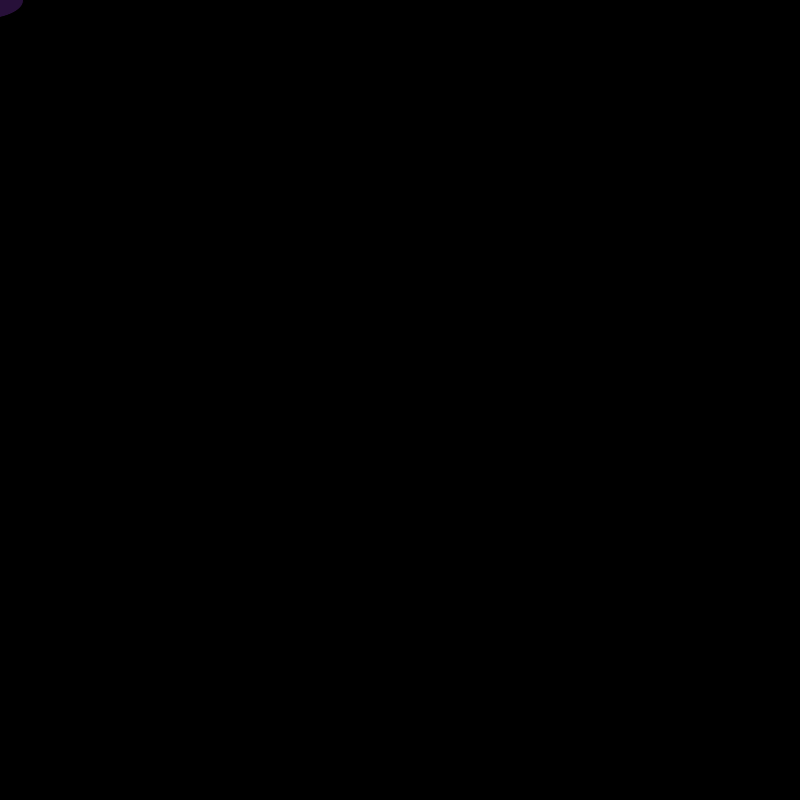
Frame 1 (no input)
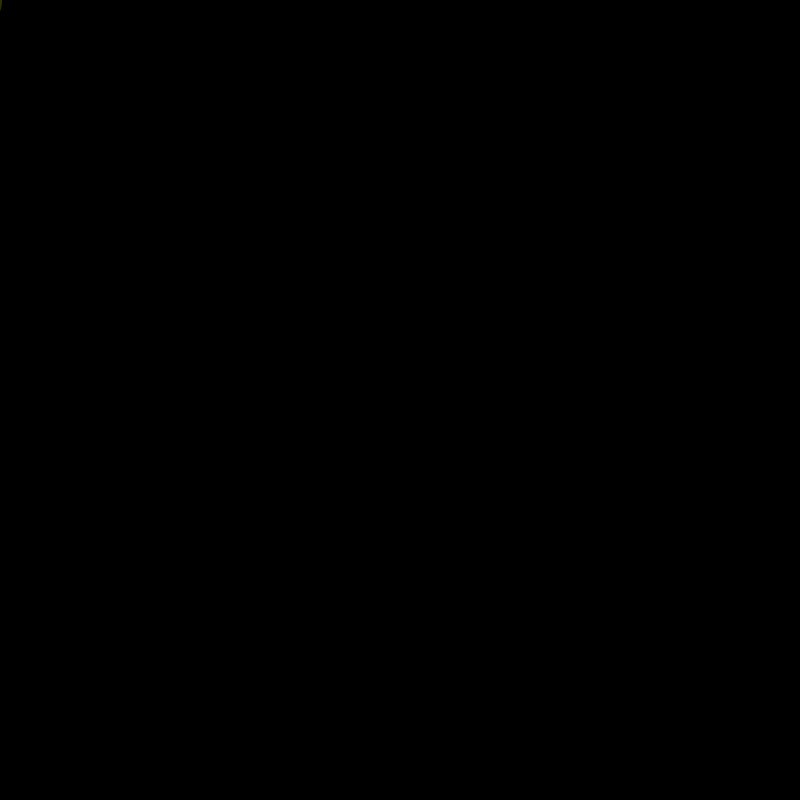
Frame 60 (the mouse pressed at the canvas centre just before this capture)
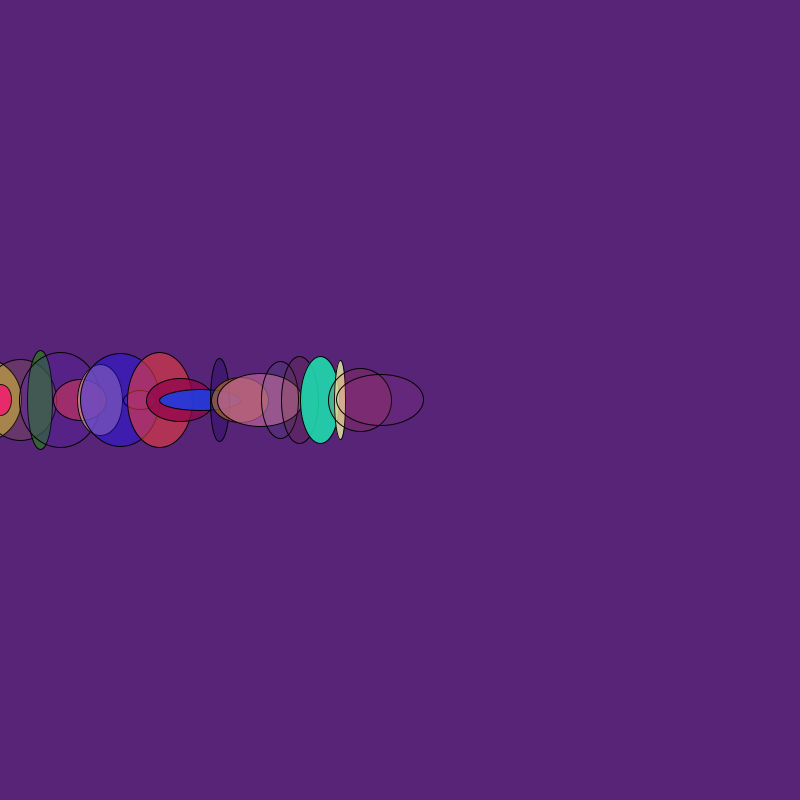
Frame 120 (the mouse held since frame 60 and released just before this capture)

The Processing sketch that drew these frames (run headless with seeded random() and noise(); from frame 60 on, the mouse is pressed at the canvas centre):

// Processing sketch: processing_95828
// ── processing_95828.pde

color bgColor;
Thing[] things = new Thing[1];

void setup(){
  size(800,800);
  smooth();
  frameRate(30);
  bgColor = 0;
}


void draw(){
  background(bgColor);
  Thing t = new Thing(mouseX, mouseY);
  things = (Thing[]) append(things, t);
  println(things);
  for(int i = 1; i < things.length; i++){
    things[i].update();
    things[i].display();
  }
}

void mousePressed(){
  int r = int(random(255));
  int g = int(random(255));
  int b = int(random(255));
  bgColor = color(r,b,g);
}

void keyPressed(){
  if(key == 'a' || key == 'A') {
      setup();
      things = (Thing[]) new Thing[1];
    }
}
class Thing {
  float x;
  float y;
  float r;
  float g;
  float b;
  float a;
  float h;
  float w;
  float d;
  float speed = 20;
  int t;
  int v;

  Thing(float mx, float my) {
    x = mx;
    y = my;
    r =random(255);
    g =random(255);
    b =random(255);
    a =random(255);
    h = random(10, 100);
    w = random(10, 100);
  }

  void update() {
    t = mouseX;
    v = mouseY;
    x -= speed;
    fill(r, g, b, a);
  }
  
  void display(){
    ellipse(x,y,h,w);
  }
}
